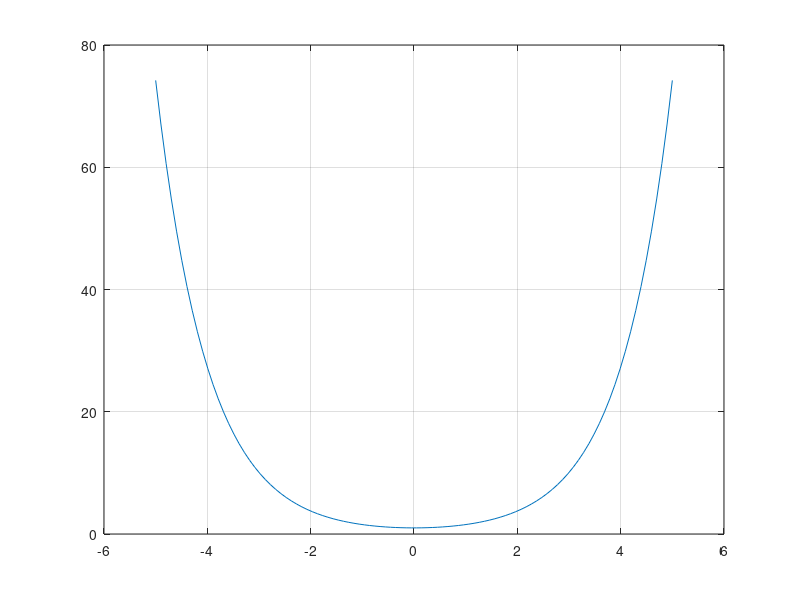

Reproduce this figure in MATLAB.
% Regression test function (black box) for cosh
% This function is autogenerated by helpgen.py
function bbtest_success = bbtest_mathfunctions_cosh
  bbtest_success = 1;
NumErrors = 0;
try
  x = linspace(-5,5);
catch
  NumErrors = NumErrors + 1;
end
try
  plot(x,cosh(x)); grid('on');
catch
  NumErrors = NumErrors + 1;
end
try
  mprint('coshplot');
catch
  NumErrors = NumErrors + 1;
end
if (NumErrors ~= 0) bbtest_success = 0; return; end
